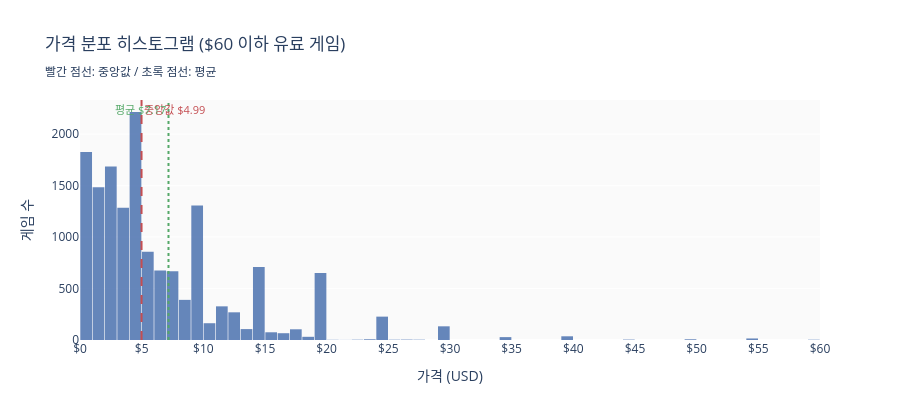

Write notebook code for a chart like this one.
### Markdown cell above
## 4. 가격 히스토그램 ($60 이하 유료 게임)

### Code cell
df_paid = df[df['price'] <= 60].copy()

median_price = df_paid['price'].median()
mean_price   = df_paid['price'].mean()

fig = go.Figure()

fig.add_trace(go.Histogram(
    x=df_paid['price'],
    xbins=dict(start=0, end=60, size=1),
    marker_color=COLOR_BAR,
    opacity=0.85,
    hovertemplate='가격: $%{x:.0f}~%{x:.0f}<br>게임 수: %{y:,}<extra></extra>',
    name='게임 수',
))

fig.add_vline(
    x=median_price, line_dash='dash', line_color='#C44E52', line_width=2,
    annotation_text=f'중앙값 ${median_price:.2f}',
    annotation_position='top right',
    annotation_font=dict(size=11, color='#C44E52'),
)
fig.add_vline(
    x=mean_price, line_dash='dot', line_color='#55A868', line_width=2,
    annotation_text=f'평균 ${mean_price:.2f}',
    annotation_position='top left',
    annotation_font=dict(size=11, color='#55A868'),
)

fig.update_layout(
    title='가격 분포 히스토그램 ($60 이하 유료 게임)<br>'
          '<sub>빨간 점선: 중앙값 / 초록 점선: 평균</sub>',
    xaxis_title='가격 (USD)',
    yaxis_title='게임 수',
    bargap=0.05,
    height=420,
    plot_bgcolor='#FAFAFA',
)
fig.update_xaxes(tickprefix='$', dtick=5)

fig.show()

print(f'분석 대상: {len(df_paid):,}개 (전체 {len(df):,}개 중 $60 초과 {len(df) - len(df_paid):,}개 제외)')
print(f'중앙값: ${median_price:.2f}  /  평균: ${mean_price:.2f}')

### Figure 1 — Plotly figure (JSON) as saved in the notebook; plotly's stock layout.template omitted (floating-point values rounded to 4 significant figures; data arrays with more than 128 entries replaced by an {"elided": "..."} marker saying what was removed)
{"data": [{"hovertemplate": "가격: $%{x:.0f}~%{x:.0f}<br>게임 수: %{y:,}<extra></extra>", "marker": {"color": "#4C72B0"}, "name": "게임 수", "opacity": 0.85, "type": "histogram", "x": {"elided": "15371 float values"}, "xbins": {"end": 60, "size": 1, "start": 0}}], "layout": {"annotations": [{"font": {"color": "#C44E52", "size": 11}, "showarrow": false, "text": "중앙값 $4.99", "x": 4.99, "xanchor": "left", "xref": "x", "y": 1, "yanchor": "top", "yref": "y domain"}, {"font": {"color": "#55A868", "size": 11}, "showarrow": false, "text": "평균 $7.17", "x": 7.175, "xanchor": "right", "xref": "x", "y": 1, "yanchor": "top", "yref": "y domain"}], "bargap": 0.05, "height": 420, "plot_bgcolor": "#FAFAFA", "shapes": [{"line": {"color": "#C44E52", "dash": "dash", "width": 2}, "type": "line", "x0": 4.99, "x1": 4.99, "xref": "x", "y0": 0, "y1": 1, "yref": "y domain"}, {"line": {"color": "#55A868", "dash": "dot", "width": 2}, "type": "line", "x0": 7.175, "x1": 7.175, "xref": "x", "y0": 0, "y1": 1, "yref": "y domain"}], "title": {"text": "가격 분포 히스토그램 ($60 이하 유료 게임)<br><sub>빨간 점선: 중앙값 / 초록 점선: 평균</sub>"}, "xaxis": {"dtick": 5, "tickprefix": "$", "title": {"text": "가격 (USD)"}}, "yaxis": {"title": {"text": "게임 수"}}}}
